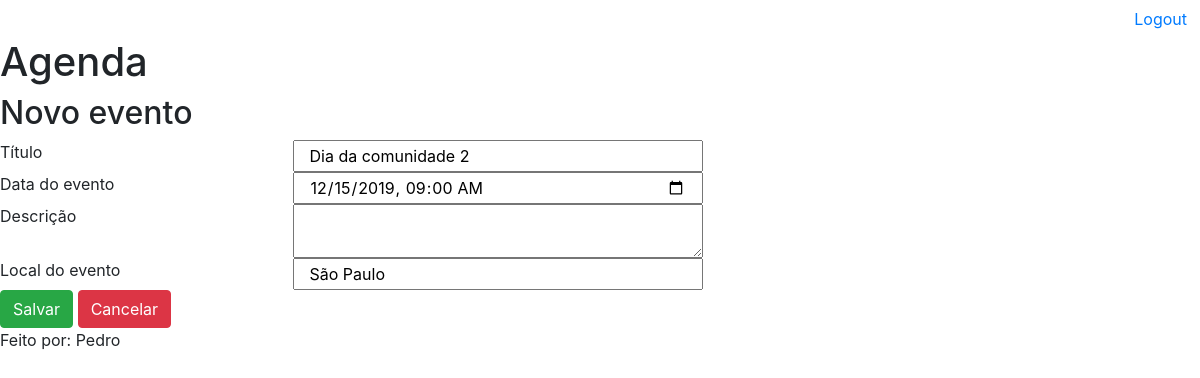
The page /agenda/evento/?id=5 (signed in) on the database its author committed.
### core/models.py (models this page shows, shortened)
class Eventos(models.Model):
    titulo = models.CharField(max_length=100)
    descricao = models.TextField(blank=True, null=True)
    dataEvento = models.DateTimeField(verbose_name='Data do Evento')
    dataCriacao = models.DateTimeField(auto_now=True,verbose_name='Data de Criação')
    local = models.CharField(max_length=100,verbose_name='Local', null=True)
    usuario = models.ForeignKey(User, on_delete=models.CASCADE)
    class Meta:
        db_table = 'evento'
    def getDataInputEvento(self):
        return self.dataEvento.strftime('%Y-%m-%dT%H:%M')

### core/views.py (the view)
# urls.py: path('agenda/evento/',views.evento),
@login_required(login_url='/login/')
def evento(request):
    idEvento = request.GET.get('id')
    dados={}
    if idEvento:
        dados['evento'] = Eventos.objects.get(id=idEvento)
    return render(request,'evento.html',dados)

### templates/evento.html (shortened to what this page needs)
{% extends 'modelPage.html' %}
{% block content %}
<div class=".container-sm">
<form class="was-validated" action="submit" method="post">{% csrf_token %}
    <h2>Novo evento</h2>
    <div class="row">
        <label class="col-sm-3">Título</label>
        <input class="col-sm-4" type="text" name="titulo" value="{{evento.titulo}}">
    </div>
    <div class="row">
        <label class="col-sm-3">Data do evento</label>
        <input class="col-sm-4"type="datetime-local" name="dataEvento" value="{{evento.getDataInputEvento}}">
    </div>
    <div class="row">
        <label class="col-sm-3">Descrição</label>
        <textarea class="col-sm-4" name="descricao">{{evento.descricao}}</textarea>
    </div>
    <div class="row">
        <label class="col-sm-3">Local do evento</label>
        <input class="col-sm-4" type="text" name="local" value="{{evento.local}}">
    </div>
    <button type="submit" class="btn btn-success">Salvar</button>
    <a class="btn btn-danger" href="/agenda/" role="button">Cancelar</a>
</form>
</div>
{% endblock %}

### rows shown on the page
Eventos: titulo "Dia da comunidade 2", dataEvento "12/15/2019 09:00", local "São Paulo"
